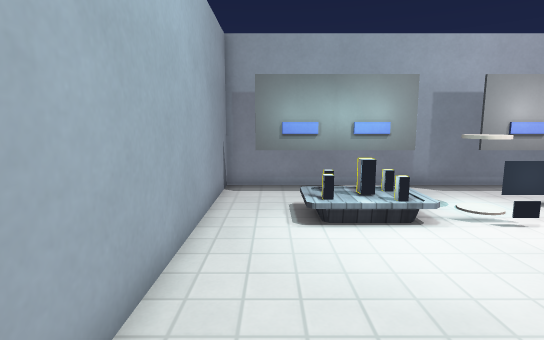
View 1 (above)

12 first-person views from a walk through a level from a Godot 3-D game. The camera is 1.2 m above the floor, tilts 8° down and sees 80° across. The floor is counted in squares, 0.5 m on a side. Each view is taken from the middle of a square. On the plan, view 1 faces up. The plan holds only what a view shows up to about 20 squares ahead; the rest is blank. Some surface patterns are stand-ins.

View 2
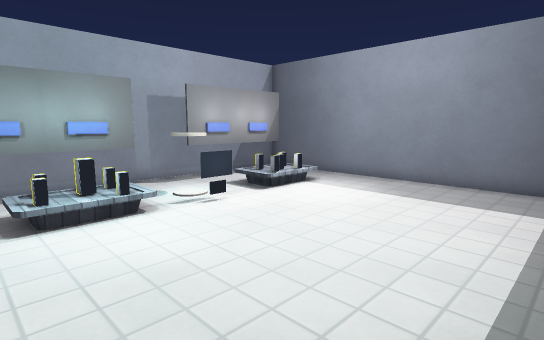

View 3
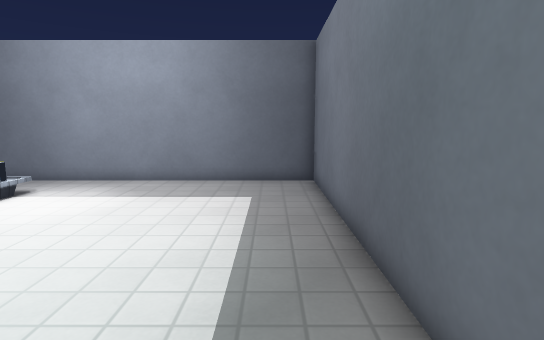

View 4
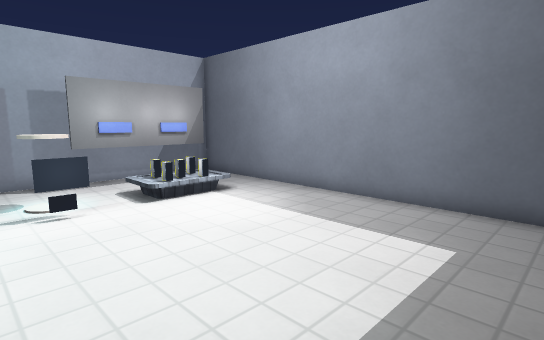

View 5
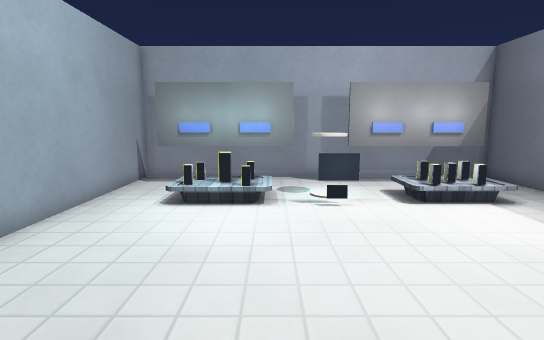

View 6
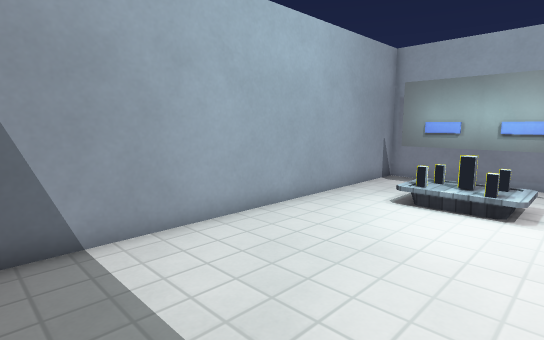

View 7
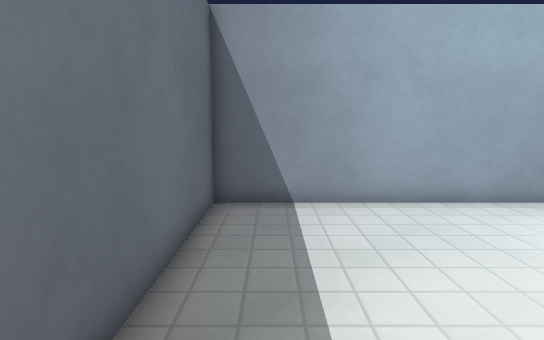

View 8
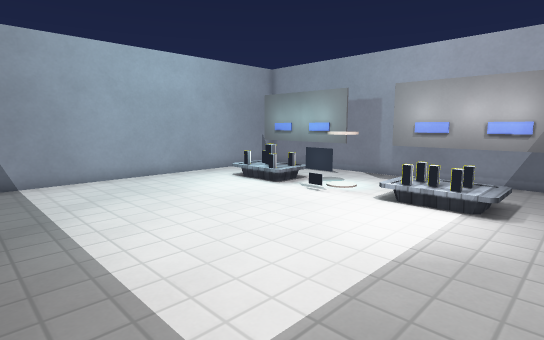

View 9
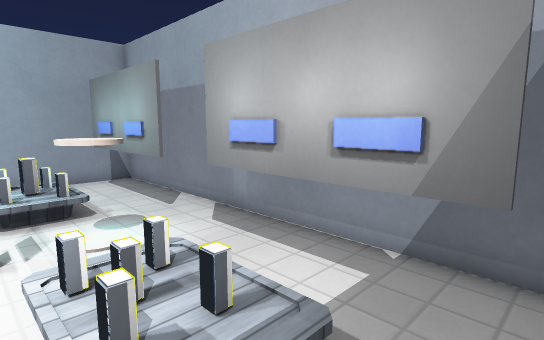

View 10
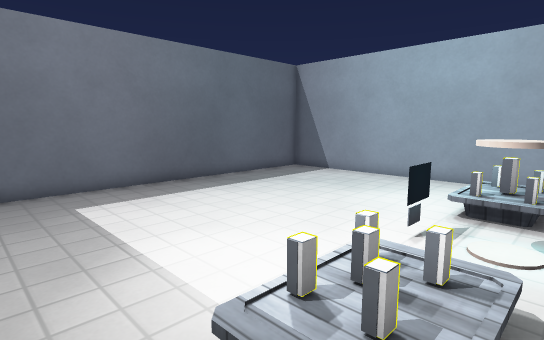

View 11
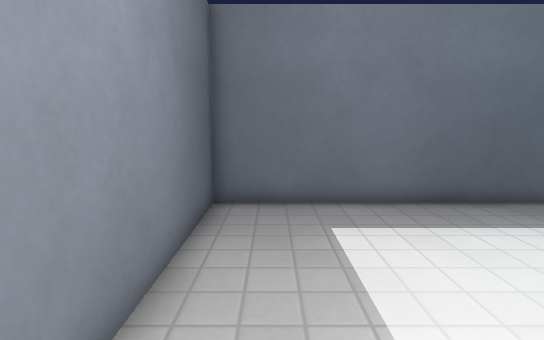

View 12
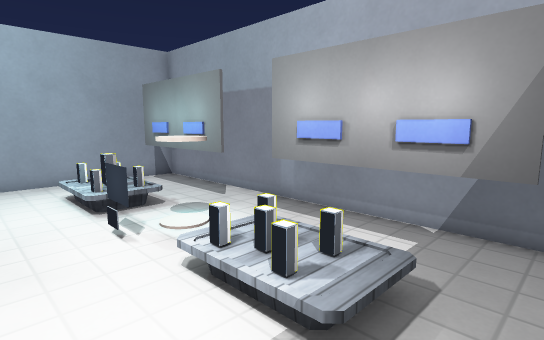

### Floor plan
Key: @ floor where view 1 was taken; # wall or solid block; x gap in a wall; . main floor; : floor 0.25 m higher than the main floor; T thing the floor can be seen under or through; B button; O other object.
Columns run from 2 left of view 1 to 14 right of it. Each row starts with its distance up from view 1.
 13 #################
 12 #...............#
 11 #xTTTTT...TTTTT.#
 10 #...............#
  9 #..OBB..O..BB:..#
  8 #..BBB..#..BB:..#
  7 #.......B.......#
  6 #...............#
  5 #...............#
  4 #...............#
  3 #...............#
  2 #...............#
  1 #...............#
  0 #.@.............#
 -1 #...............#
 -2 #...............#
 -3 #################

Positions as (right, up) in squares from view 1, and headings:
1: (0, 0), facing up
2: (0, -1), facing up-right
3: (0, -1), facing right
4: (4, -2), facing up-right
5: (4, -2), facing up
6: (5, -2), facing up-left
7: (8, -1), facing left
8: (13, -2), facing up-left
9: (13, 7), facing up-left
10: (13, 10), facing down-left
11: (12, 7), facing down
12: (13, 5), facing up-left
